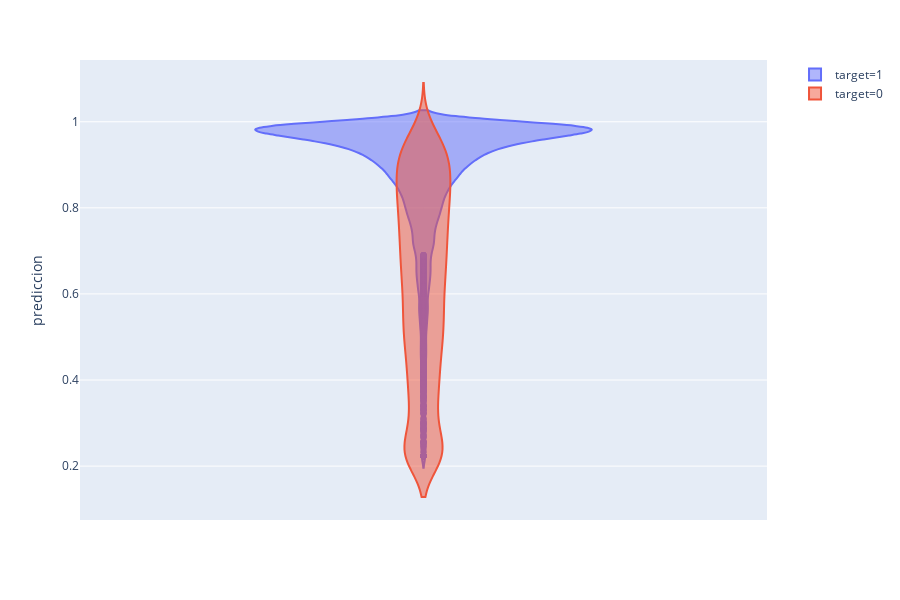

This figure's notebook cell:
### Code cell
# evaluar modelo de arriba

df_con_predicciones = evaluar_clasificador(ann_model,modo_prepro='train',
                        dfs=(X_train,y_train),target='target',graficar=True)

### Figure 1 — Plotly figure (JSON) as saved in the notebook; plotly's stock layout.template omitted (floating-point values rounded to 4 significant figures; data arrays with more than 128 entries replaced by an {"elided": "..."} marker saying what was removed)
{"data": [{"alignmentgroup": "True", "box": {"visible": false}, "hoverlabel": {"namelength": 0}, "hovertemplate": "target=1<br>prediccion=%{y}", "legendgroup": "target=1", "marker": {"color": "#636efa"}, "name": "target=1", "offsetgroup": "target=1", "orientation": "v", "scalegroup": "True", "showlegend": true, "type": "violin", "x0": " ", "xaxis": "x", "y": {"elided": "13416 float values"}, "y0": " ", "yaxis": "y"}, {"alignmentgroup": "True", "box": {"visible": false}, "hoverlabel": {"namelength": 0}, "hovertemplate": "target=0<br>prediccion=%{y}", "legendgroup": "target=0", "marker": {"color": "#EF553B"}, "name": "target=0", "offsetgroup": "target=0", "orientation": "v", "scalegroup": "True", "showlegend": true, "type": "violin", "x0": " ", "xaxis": "x", "y": {"elided": "3719 float values"}, "y0": " ", "yaxis": "y"}], "layout": {"height": 600, "legend": {"tracegroupgap": 0}, "margin": {"t": 60}, "violinmode": "overlay", "xaxis": {"anchor": "y", "domain": [0, 0.98]}, "yaxis": {"anchor": "x", "domain": [0, 1], "title": {"text": "prediccion"}}}}
